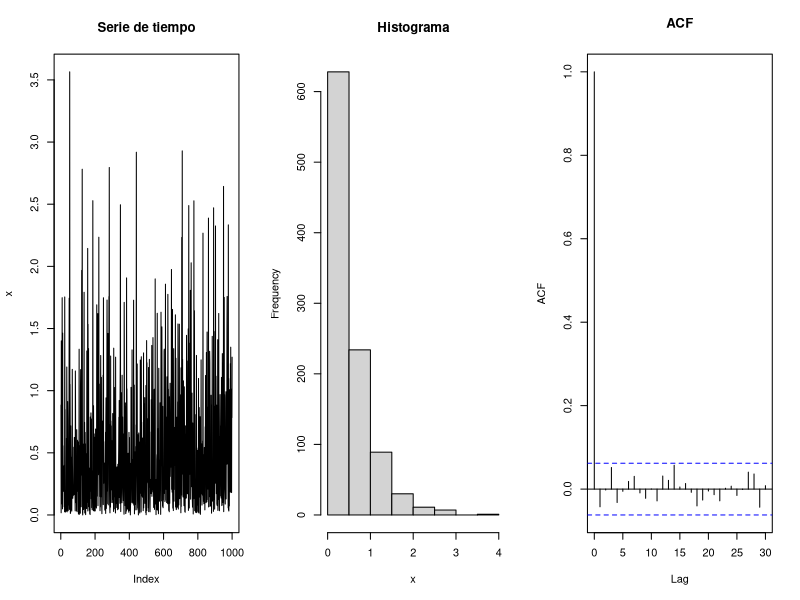
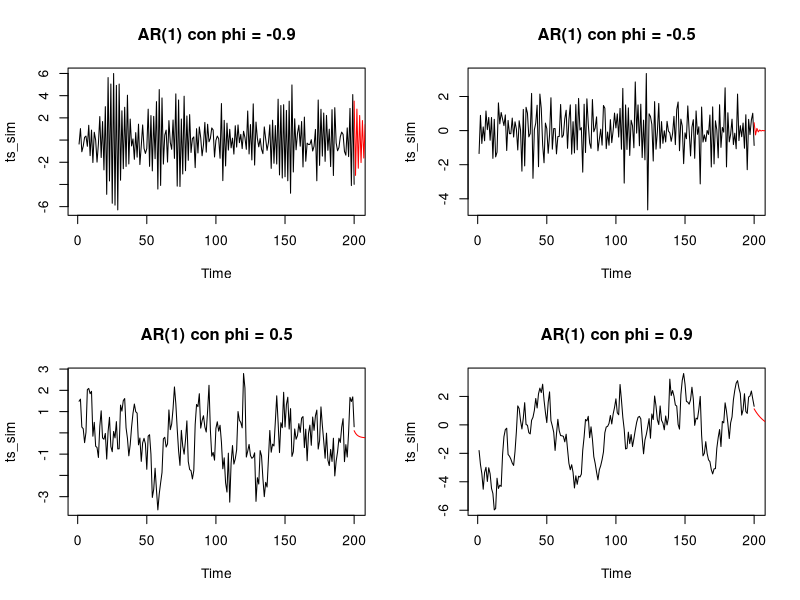
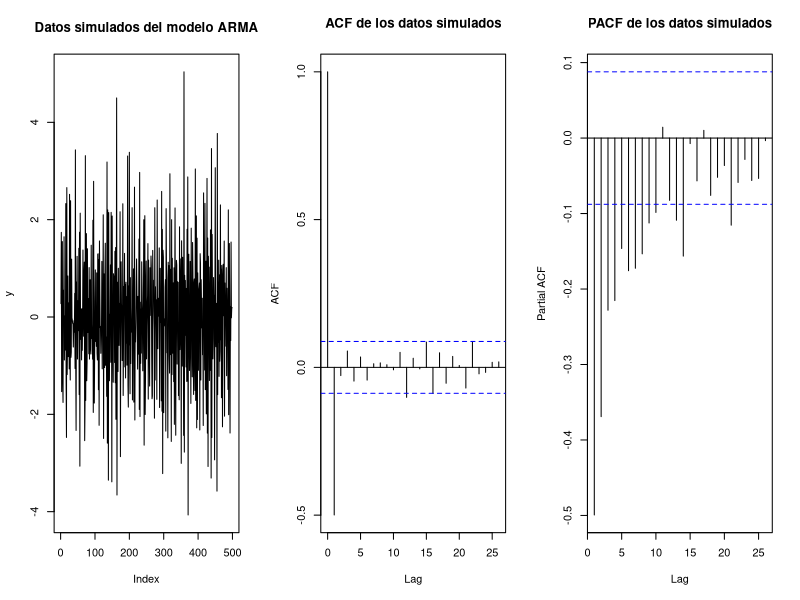
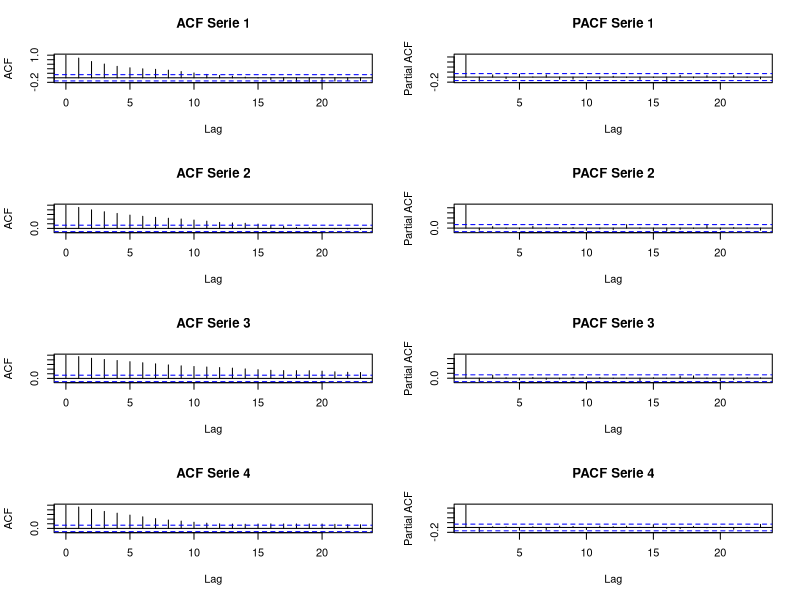

Source code (R) for these figures, in order:
# TALLER 1 SERIES DE TIEMPO
###########################
# PUNTO 4
###########################
# Definir el tamaño de la muestra y el parámetro de tasa lambda
n <- 1000
lambda <- 2

# Generar una muestra aleatoria de una distribución exponencial
x <- rexp(n, lambda)

# Graficar en un plot 1x3 la serie de tiempo, su histograma y su ACF
par(mfrow = c(1, 3))
plot(x, type = "l", main = "Serie de tiempo")
hist(x, main = "Histograma")
acf(x, main = "ACF")

###########################
# PUNTO 5
###########################

# Definir la longitud de las series temporales y los valores de phi
n <- 200
phis <- c(-0.9, -0.5, 0.5, 0.9)

# Simular y graficar las series temporales para cada valor de phi
par(mfrow = c(2, 2))
for (i in 1:length(phis)) {
    phi <- phis[i]

    # Simular la serie temporal
    arima.sim(list(ar = phi), n = n) -> ts_sim

    # Estimar los parámetros del modelo AR(1)
    arima(ts_sim, order = c(1, 0, 0))$coef[1] -> phi_hat
    print(paste("El valor estimado de phi es", phi_hat))

    # Hacer predicciones para los siguientes 10 periodos
    predict(arima(ts_sim, order = c(1, 0, 0)), n.ahead = 10)$pred -> pred
    print(paste("Las predicciones para los siguientes 10 periodos son", pred))
    # Graficar la serie temporal
    plot(ts_sim, type = "l", main = paste("AR(1) con phi =", phi))
    lines(length(ts_sim):(length(ts_sim) + 9), pred, col = "red")
}

###########################
# PUNTO 6
###########################
set.seed(123) # para reproducibilidad
n <- 500
y <- numeric(n)
epsilon <- rnorm(n, mean = 0, sd = 1)
for (i in 2:n) {
    y[i] <- 0.9 * y[i - 1] + epsilon[i] - 0.9 * epsilon[i - 1]
}
y <- diff(y)

# Calcular la ACF y la PACF de los datos simulados
par(mfrow = c(1, 3))
plot(y, type = "l", main = "Datos simulados del modelo ARMA")
acf(y, main = "ACF de los datos simulados")
pacf(y, main = "PACF de los datos simulados")

# Ajustar un modelo ARMA(1,1) a los datos simulados
fit <- arima(y, order = c(1, 0, 1))
fit$coef


###########################
# PUNTO 7
###########################

# Definir los parámetros del modelo ARMA(1,1)
phi <- 0.9
theta <- 0.2
sigma <- sqrt(0.25)

# Generar 10 series temporales de longitud 200
set.seed(123) # para reproducibilidad
n <- 200
series <- matrix(nrow = n, ncol = 10)
for (i in 1:10) {
    series[, i] <- arima.sim(model = list(ar = c(phi), ma = c(theta)), n = n, sd = sigma)
}

# Estimar el modelo ARMA(1,1) por máxima verosimilitud para cada serie temporal
fit <- data.frame(matrix(nrow = 10, ncol = 3))
colnames(fit) <- c("phi", "theta", "intercepto")
for (i in 1:10) {
    fit[i, ] <- arima(series[, i], order = c(1, 0, 1))$coef
}

# Comparar los estimadores con los valores reales de los parámetros
real_params <- c(phi, theta, sigma^2)
fit_df <- data.frame(real_params, t(fit))
rownames(fit_df) <- c("phi", "theta", "intercepto")
print(fit_df)

# Calcular la ACF y la PACF para las primeras 4 series
par(mfrow = c(4, 2))
for (i in 1:4) {
    acf(series[, i], main = paste("ACF Serie", i))
    pacf(series[, i], main = paste("PACF Serie", i))
}